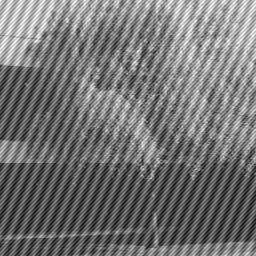
#> input picture Arboles.png, 256 x 256 px
$ python Fourier2D.py
#> lines starting #> are read from the running program, lines starting #| are printed output that depends on the picture
#Fourier2D.py

import numpy as np
import matplotlib.pyplot as plt
from scipy import ndimage
from scipy import fftpack

#Parte real e imaginaria

transformada = fftpack.fft2(ndimage.imread('Arboles.png'))

#Calcular modulo para graficar

transformada_modulo = transformada.real**2 + transformada.imag**2
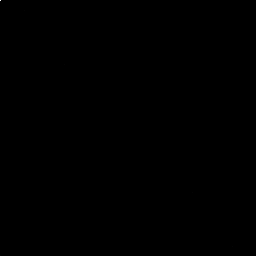
#> transformada_modulo: shape (256, 256) float64; min 7.91, max 5.8e+13, mean 1.03e+09; drawn with min black and max white
transformada_modulo = transformada_modulo**0.5
transformada_modulo = np.log(transformada_modulo)
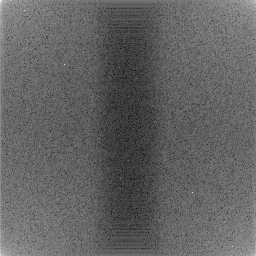
#> transformada_modulo: shape (256, 256) float64; min 1.03, max 15.85, mean 6.77; drawn with min black and max white

#Grafica de la transformada

fig = plt.figure()
plt.imshow(transformada_modulo, cmap=plt.cm.plasma)
plt.axis('off')
plt.savefig('RojasLaura_FT2D.pdf')

#Filtro - reducir las magnitudes dentro de 4 elipses horizontales ubicadas en los picos de interes

for i in range(np.size(transformada,0)):
    for j in range(np.size(transformada,1)):
        #Reducir la magnitud en los 4 picos con elipses
        if ((i-10)/0.5)**2 + ((j-30)/2)**2 < 10**2:
            transformada[i,j] = transformada[i,j]*((i-10)**2+(j-30)**2)/20**2
        if ((i-60)/0.5)**2 + ((j-60)/2)**2 < 10**2:
            transformada[i,j] = transformada[i,j]*((i-60)**2+(j-60)**2)/20**2
        if ((i-190)/0.5)**2 + ((j-200)/2)**2 < 10**2:
            transformada[i,j] = transformada[i,j]*((i-190)**2+(j-200)**2)/20**2
        if ((i-245)/0.5)**2 + ((j-230)/2)**2 < 10**2:
            transformada[i,j] = transformada[i,j]*((i-245)**2+(j-230)**2)/20**2

#Calcular modulo para graficar

transformada_modulo = transformada.real**2 + transformada.imag**2
transformada_modulo = transformada_modulo**0.5
transformada_modulo = np.log(transformada_modulo)
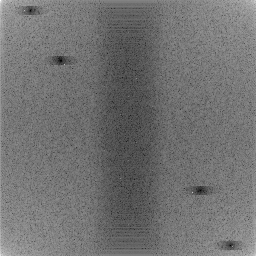
#> transformada_modulo: shape (256, 256) float64; 0.01% of the values are NaN or infinite; the others: min -0.652, max 15.85, mean 6.73; drawn with min black, max white, NaN and infinite black

#Grafica de la transformada filtrada

ig = plt.figure()
plt.imshow(transformada_modulo, cmap=plt.cm.plasma)
plt.axis('off')
plt.savefig('RojasLaura_FT2D_filtrada.pdf')

plt.figure()
plt.imshow(fftpack.ifft2(transformada).real, cmap=plt.cm.gray)
plt.axis('off')
plt.savefig('RojasLaura_Imagen_filtrada.pdf')
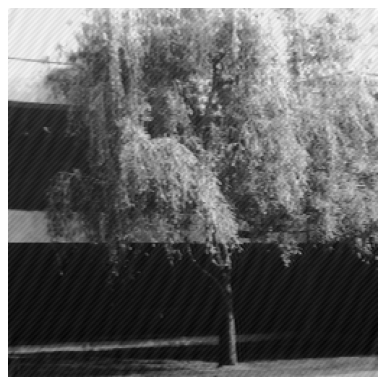
#> figure drawn by matplotlib, 1 panel
